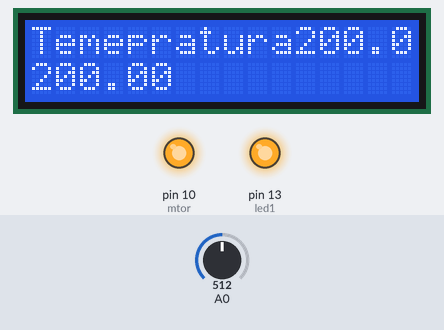
A sketch run on a simulated Arduino Uno, built with avr-gcc and run on an emulated ATmega328P. Parts: 16×2 character LCD, output pins drawn as LEDs (lit = HIGH). The inputs (shaded band) are chosen by the test bench; at power-on: A0 = 512.

Above: at 1.2 s.
1.3 s: A0 set to 168
At 2.7 s:
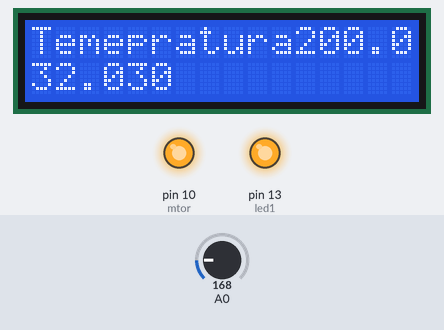
3.0 s: A0 set to 141
At 4.4 s:
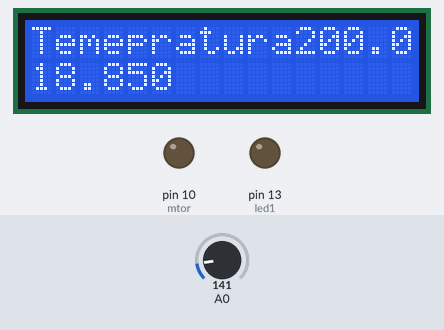
5.0 s: A0 set to 113
At 5.4 s:
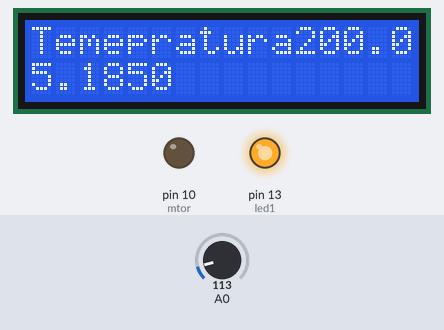
Timing chart, 0 to 8.0 s (numbered marks = the images above; inputs shaded):
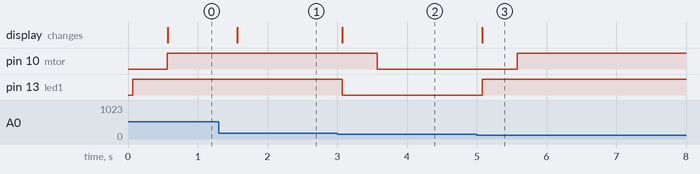

The sketch:

temp_lcd1.ino
```cpp
#include <LiquidCrystal.h>
// C++ code
//
int led1 = 13;//led Pin13
float temp2;
int mtor = 10;
int sensorValue;
int seconds = 0;
LiquidCrystal lcd_1(12,11,5,4,3,2);
void setup()
{
  pinMode(led1, OUTPUT);
  pinMode(mtor, OUTPUT);
  Serial.begin(9600);//Buadios
  lcd_1.begin(16,2);
  lcd_1.print("Temepratura");


}

void loop()
{
  	sensorValue = analogRead(A0);
  	temp2 = (sensorValue * (500.0 / 1024.0)) - 50.0 ;

  	lcd_1.print(temp2);

	lcd_1.setCursor(0,1);

  if(temp2<=10){
  	digitalWrite(led1, HIGH);
    delay(500);
    digitalWrite(led1, LOW);
  	digitalWrite(mtor, HIGH);
  }

 if(temp2>=11 && temp2 <= 25){
  	digitalWrite(led1, LOW);
    delay(500);
  	digitalWrite(mtor, LOW);
  }

 if(temp2>=26){
  	digitalWrite(led1, HIGH);
    delay(500);
  	digitalWrite(mtor, HIGH);
  }


}
```

Measured:
- the behaviour switches between 154 and 153 on A0 (found by bisection; images 1 and 2)
- the behaviour switches between 123 and 122 on A0 (found by bisection; images 2 and 3)
- after the input at 1.3 s, the display: changes after 0.27 s (image 1)
- after the input at 3.0 s, pin 10 (mtor): HIGH → LOW after 0.57 s; pin 13 (led1): HIGH → LOW after 0.07 s; the display: changes after 0.07 s (image 2)
- after the input at 5.0 s, pin 10 (mtor): LOW → HIGH after 0.58 s; pin 13 (led1): LOW → HIGH after 0.08 s; the display: changes after 0.08 s (image 3)
